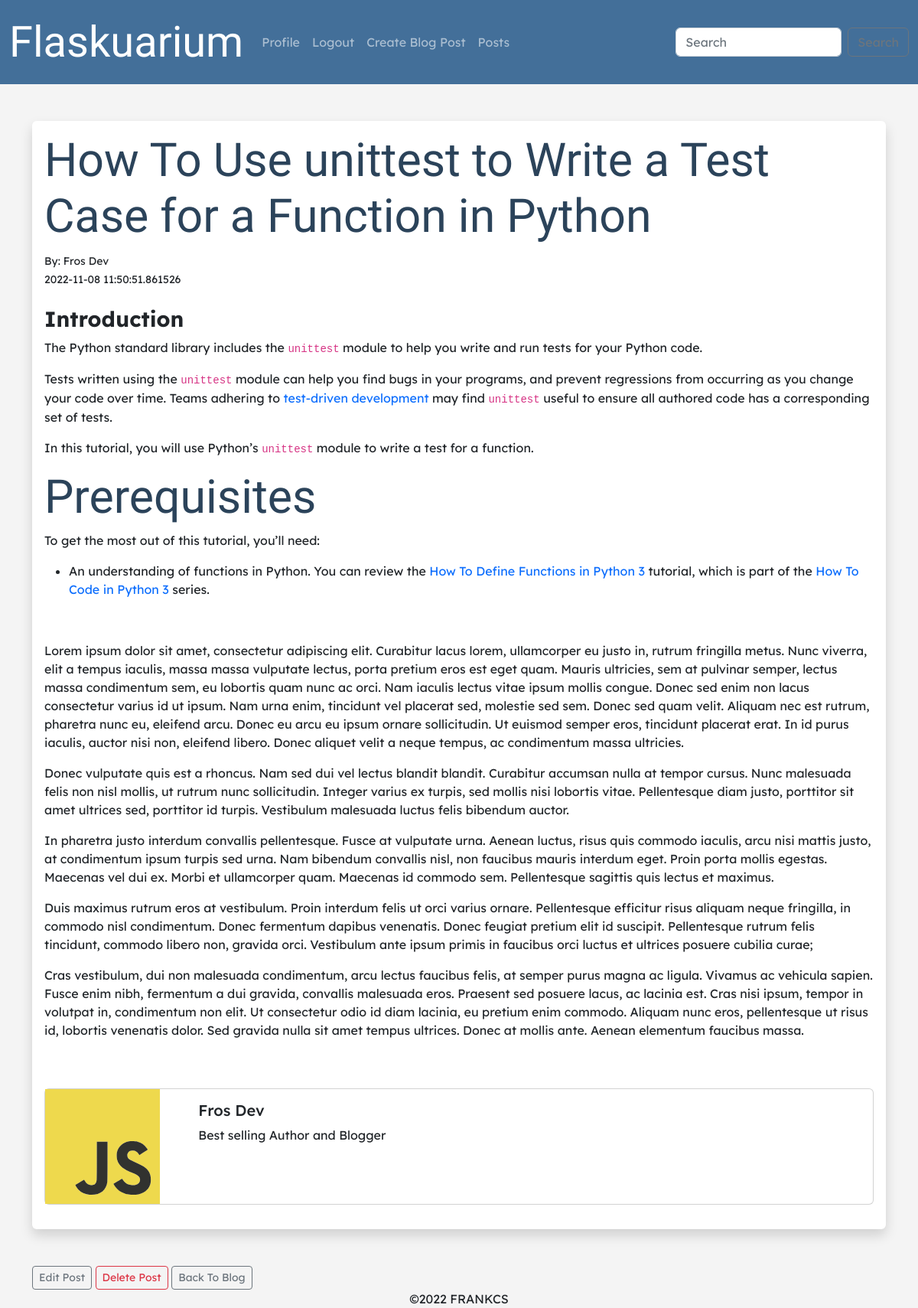
/posts/2 (signed in), run on the app's committed database.
### models.py (models this page shows, shortened)
class Posts(db.Model):
    __tablename__ = 'posts'
    id = db.Column(db.Integer, primary_key=True)
    title = db.Column(db.String(255))
    content = db.Column(db.Text)
    date_posted = db.Column(db.DateTime, default=datetime.utcnow)
    slug = db.Column(db.String(255))
    author_id = db.Column(db.Integer, db.ForeignKey('users.id'))

class Users(db.Model, UserMixin):
    __tablename__ = 'users'
    id = db.Column(db.Integer, primary_key=True)
    username = db.Column(db.String(20), nullable=False, unique=True)
    name = db.Column(db.String(200), nullable=False)
    email = db.Column(db.String(120), nullable=False, unique=True)
    bio = db.Column(db.Text(), nullable=True)
    date_added = db.Column(db.DateTime, default=datetime.utcnow)
    profile_pic = db.Column(db.String(), nullable=True)
    password_hash = db.Column(db.String(128))
    posts = db.relationship('Posts', backref='author')
    @property
    def password(self):
        raise AttributeError('password is not a readable attribute!')

### app.py (the view)
@app.route('/posts/<int:id>')
def post(id):
	post = Posts.query.get_or_404(id)
	return render_template('post.html', post=post)

### forms.py
class SearchForm(FlaskForm):
	searched = StringField("Searched", validators=[DataRequired()])
	submit = SubmitField("Submit")

### app.py (called while the page is built)
@login_manager.user_loader
def load_user(user_id):
	return Users.query.get(int(user_id))

@app.context_processor
def base():
	form = SearchForm()
	return dict(form=form)

### templates/post.html (shortened to what this page needs)
{% extends 'base.html' %} {% block content %}
<br />
<div class="shadow p-3 mb-5 bg-body rounded">
	<h2>{{ post.title }}</h2>
	<small
		>By: {{ post.author.name }}<br />
		{{ post.date_posted }}</small
	>
	<br /><br />
	{{ post.content|safe }}<br /><br />
	<div class="card mb-3">
		<div class="row no-gutters">
			<div class="col-md-2">
				{% if post.author.profile_pic %}
				<img
					src="{{ url_for('static', filename='images/' + post.author.profile_pic)}}"
					width="150"
					align="left"
				/>
				{% else %}
				<img
					src="{{ url_for('static', filename='images/default_profile_pic.png')}}"
					width="150"
					align="left"
				/>
				{% endif %}
			</div>
			<div class="col-md-10">
				<div class="card-body">
					<h5 class="card-title">{{ post.author.name }}</h5>
					<p class="card-text">
						{% if post.author.bio %} {{ post.author.bio }} {% else %} Author has
						no about profile yet... {% endif %}
					</p>
				</div>
			</div>
		</div>
	</div>
</div>
{% if post.author_id == current_user.id %}
<a
	href="{{ url_for('edit_post', id=post.id)}}"
	class="btn btn-outline-secondary btn-sm"
	>Edit Post</a
>
<a
	href="{{ url_for('delete_post', id=post.id)}}"
	class="btn btn-outline-danger btn-sm"
	>Delete Post</a
>
{% endif %}
<a href="{{ url_for('posts')}}" class="btn btn-outline-secondary btn-sm"
	>Back To Blog</a
>
{% endblock %}

### static/css/index.css (style rules this page uses)
h1, h2 { color: rgb(43, 67, 90); font-size: 3.8rem; font-family: "Big Shoulders Display", cursive; }
body { background: #f4f4f4; font-family: "Lexend Deca", sans-serif; margin: 0; padding: 0; box-sizing: border-box; }
a { text-decoration: none; }

### data on the page
Posts: title "How To Use unittest to Write a Test Case for a Function in Python", date_posted "2022-11-08 11:50:51.861526", content "Introduction The Python standard library includes the unittest module to help you write and run tests for your Python code. Tests written using the unittest module can help you find bugs in your programs, and prevent regressions from occurring as you change your code over time. Teams adhering to test-driven development may find unittest useful to ensure all authored code has a corresponding set of tests. In this tutorial, you will use Python’s unittest module to write a test for a function. Prerequisites To get the most out of this tutorial, you’ll need: An understanding of functions in Python. You can review the How To Define Functions in Python 3 tutorial, which is part of the How To Code…"
Users: author.name "Fros Dev", profile_pic (picture), author.bio "Best selling Author and Blogger"
